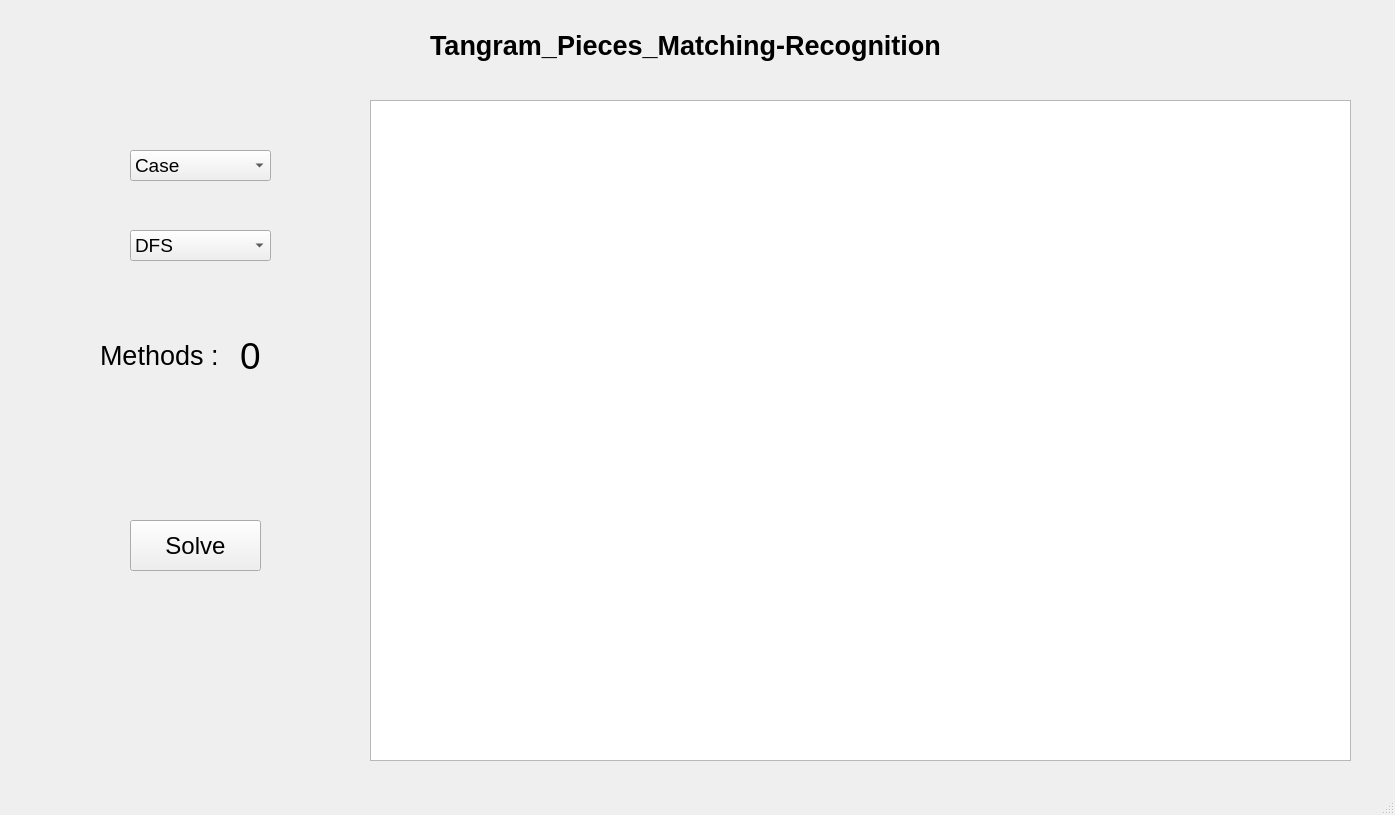
<?xml version="1.0" encoding="UTF-8"?>
<ui version="4.0">
 <class>MainWindow</class>
 <widget class="QMainWindow" name="MainWindow">
  <property name="geometry">
   <rect>
    <x>0</x>
    <y>0</y>
    <width>1395</width>
    <height>815</height>
   </rect>
  </property>
  <property name="windowTitle">
   <string>MainWindow</string>
  </property>
  <widget class="QWidget" name="centralwidget">
   <widget class="QLabel" name="label">
    <property name="geometry">
     <rect>
      <x>430</x>
      <y>10</y>
      <width>551</width>
      <height>71</height>
     </rect>
    </property>
    <property name="font">
     <font>
      <pointsize>20</pointsize>
      <weight>75</weight>
      <italic>false</italic>
      <bold>true</bold>
     </font>
    </property>
    <property name="text">
     <string>Tangram_Pieces_Matching-Recognition</string>
    </property>
    <property name="textFormat">
     <enum>Qt::AutoText</enum>
    </property>
    <property name="scaledContents">
     <bool>false</bool>
    </property>
   </widget>
   <widget class="QGraphicsView" name="graphicsView">
    <property name="enabled">
     <bool>true</bool>
    </property>
    <property name="geometry">
     <rect>
      <x>370</x>
      <y>100</y>
      <width>981</width>
      <height>661</height>
     </rect>
    </property>
    <property name="cursor" stdset="0">
     <cursorShape>ArrowCursor</cursorShape>
    </property>
    <property name="mouseTracking">
     <bool>false</bool>
    </property>
    <property name="autoFillBackground">
     <bool>false</bool>
    </property>
    <property name="horizontalScrollBarPolicy">
     <enum>Qt::ScrollBarAsNeeded</enum>
    </property>
    <property name="interactive">
     <bool>true</bool>
    </property>
    <property name="dragMode">
     <enum>QGraphicsView::ScrollHandDrag</enum>
    </property>
   </widget>
   <widget class="QPushButton" name="pushButton">
    <property name="geometry">
     <rect>
      <x>130</x>
      <y>520</y>
      <width>131</width>
      <height>51</height>
     </rect>
    </property>
    <property name="font">
     <font>
      <pointsize>18</pointsize>
     </font>
    </property>
    <property name="text">
     <string>Solve</string>
    </property>
   </widget>
   <widget class="QComboBox" name="comboBox">
    <property name="geometry">
     <rect>
      <x>130</x>
      <y>150</y>
      <width>141</width>
      <height>31</height>
     </rect>
    </property>
    <property name="font">
     <font>
      <pointsize>14</pointsize>
     </font>
    </property>
    <item>
     <property name="text">
      <string>Case</string>
     </property>
    </item>
    <item>
     <property name="text">
      <string>Case1</string>
     </property>
    </item>
    <item>
     <property name="text">
      <string>Case2</string>
     </property>
    </item>
    <item>
     <property name="text">
      <string>Case3</string>
     </property>
    </item>
    <item>
     <property name="text">
      <string>Case4</string>
     </property>
    </item>
    <item>
     <property name="text">
      <string>Case5</string>
     </property>
    </item>
    <item>
     <property name="text">
      <string>Case6</string>
     </property>
    </item>
    <item>
     <property name="text">
      <string>Case7</string>
     </property>
    </item>
    <item>
     <property name="text">
      <string>Case8</string>
     </property>
    </item>
    <item>
     <property name="text">
      <string>Case9</string>
     </property>
    </item>
    <item>
     <property name="text">
      <string>Case10</string>
     </property>
    </item>
    <item>
     <property name="text">
      <string>Case11</string>
     </property>
    </item>
    <item>
     <property name="text">
      <string>Case12</string>
     </property>
    </item>
    <item>
     <property name="text">
      <string>Case13</string>
     </property>
    </item>
   </widget>
   <widget class="QComboBox" name="comboBox_2">
    <property name="geometry">
     <rect>
      <x>130</x>
      <y>230</y>
      <width>141</width>
      <height>31</height>
     </rect>
    </property>
    <property name="font">
     <font>
      <pointsize>14</pointsize>
     </font>
    </property>
    <item>
     <property name="text">
      <string>DFS</string>
     </property>
    </item>
    <item>
     <property name="text">
      <string>BFS</string>
     </property>
    </item>
    <item>
     <property name="text">
      <string>A*</string>
     </property>
    </item>
    <item>
     <property name="text">
      <string>SA</string>
     </property>
    </item>
   </widget>
   <widget class="QLabel" name="label_2">
    <property name="geometry">
     <rect>
      <x>100</x>
      <y>330</y>
      <width>131</width>
      <height>51</height>
     </rect>
    </property>
    <property name="font">
     <font>
      <pointsize>20</pointsize>
     </font>
    </property>
    <property name="text">
     <string>Methods : </string>
    </property>
   </widget>
   <widget class="QLabel" name="label_3">
    <property name="geometry">
     <rect>
      <x>240</x>
      <y>330</y>
      <width>81</width>
      <height>51</height>
     </rect>
    </property>
    <property name="font">
     <font>
      <pointsize>28</pointsize>
     </font>
    </property>
    <property name="text">
     <string>0</string>
    </property>
   </widget>
  </widget>
  <widget class="QStatusBar" name="statusbar"/>
  <widget class="QMenuBar" name="menubar">
   <property name="geometry">
    <rect>
     <x>0</x>
     <y>0</y>
     <width>1395</width>
     <height>21</height>
    </rect>
   </property>
  </widget>
 </widget>
 <resources/>
 <connections/>
</ui>
